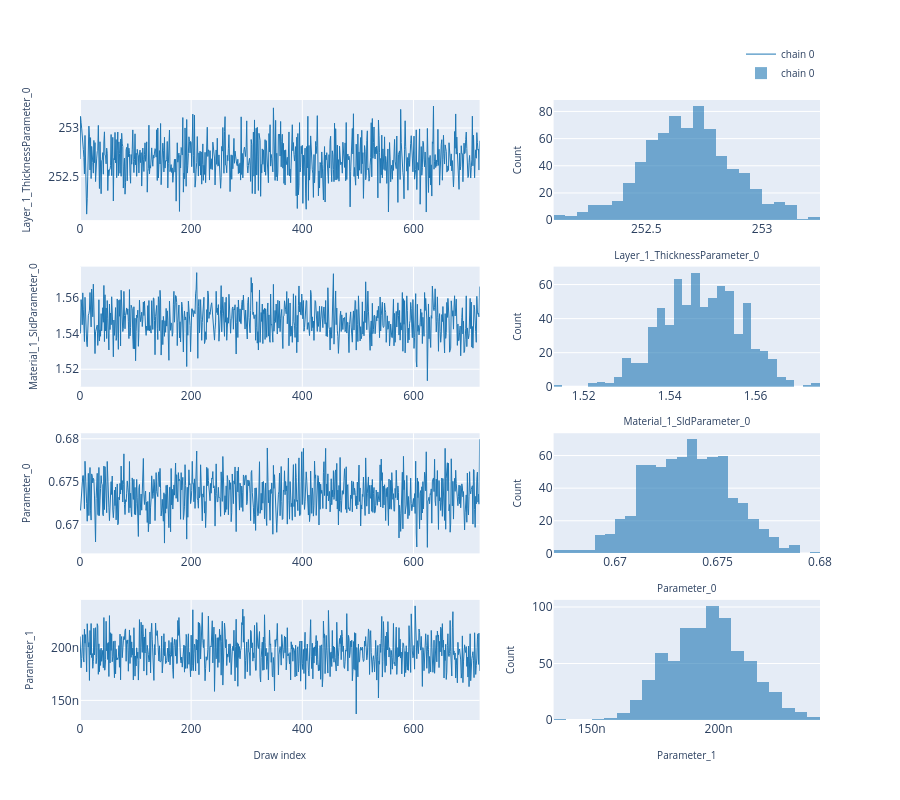

This figure's notebook cell:
### Code cell
# ---- Trace plot -------------------------------------------------------------
# Per-chain trace (left column) and marginal histogram (right column).
# Mirrors the "Traces" sub-tab in the EasyReflectometryApp.

fig = plot_trace(posterior.draws, posterior.param_names, return_figure=True)
fig.show()

### Figure 1 — Plotly figure (JSON) as saved in the notebook; plotly's stock layout.template omitted (floating-point values rounded to 4 significant figures; data arrays with more than 128 entries replaced by an {"elided": "..."} marker saying what was removed)
{"data": [{"legendgroup": "chain 0", "line": {"color": "#1f77b4", "width": 1}, "mode": "lines", "name": "chain 0", "showlegend": true, "type": "scatter", "xaxis": "x", "y": {"elided": "720 float values"}, "yaxis": "y"}, {"legendgroup": "chain 0", "marker": {"color": "#1f77b4"}, "name": "chain 0", "nbinsx": 40, "opacity": 0.6, "showlegend": true, "type": "histogram", "x": {"elided": "720 float values"}, "xaxis": "x2", "yaxis": "y2"}, {"legendgroup": "chain 0", "line": {"color": "#1f77b4", "width": 1}, "mode": "lines", "name": "chain 0", "showlegend": false, "type": "scatter", "xaxis": "x3", "y": {"elided": "720 float values"}, "yaxis": "y3"}, {"legendgroup": "chain 0", "marker": {"color": "#1f77b4"}, "name": "chain 0", "nbinsx": 40, "opacity": 0.6, "showlegend": false, "type": "histogram", "x": {"elided": "720 float values"}, "xaxis": "x4", "yaxis": "y4"}, {"legendgroup": "chain 0", "line": {"color": "#1f77b4", "width": 1}, "mode": "lines", "name": "chain 0", "showlegend": false, "type": "scatter", "xaxis": "x5", "y": {"elided": "720 float values"}, "yaxis": "y5"}, {"legendgroup": "chain 0", "marker": {"color": "#1f77b4"}, "name": "chain 0", "nbinsx": 40, "opacity": 0.6, "showlegend": false, "type": "histogram", "x": {"elided": "720 float values"}, "xaxis": "x6", "yaxis": "y6"}, {"legendgroup": "chain 0", "line": {"color": "#1f77b4", "width": 1}, "mode": "lines", "name": "chain 0", "showlegend": false, "type": "scatter", "xaxis": "x7", "y": {"elided": "720 float values"}, "yaxis": "y7"}, {"legendgroup": "chain 0", "marker": {"color": "#1f77b4"}, "name": "chain 0", "nbinsx": 40, "opacity": 0.6, "showlegend": false, "type": "histogram", "x": {"elided": "720 float values"}, "xaxis": "x8", "yaxis": "y8"}], "layout": {"barmode": "overlay", "height": 800, "legend": {"font": {"size": 10}, "orientation": "h", "x": 1, "xanchor": "right", "y": 1.02, "yanchor": "bottom"}, "xaxis": {"anchor": "y", "domain": [0.0, 0.54]}, "xaxis2": {"anchor": "y2", "domain": [0.64, 1.0], "title": {"font": {"size": 10}, "text": "Layer_1_ThicknessParameter_0"}}, "xaxis3": {"anchor": "y3", "domain": [0.0, 0.54]}, "xaxis4": {"anchor": "y4", "domain": [0.64, 1.0], "title": {"font": {"size": 10}, "text": "Material_1_SldParameter_0"}}, "xaxis5": {"anchor": "y5", "domain": [0.0, 0.54]}, "xaxis6": {"anchor": "y6", "domain": [0.64, 1.0], "title": {"font": {"size": 10}, "text": "Parameter_0"}}, "xaxis7": {"anchor": "y7", "domain": [0.0, 0.54], "title": {"font": {"size": 10}, "text": "Draw index"}}, "xaxis8": {"anchor": "y8", "domain": [0.64, 1.0], "title": {"font": {"size": 10}, "text": "Parameter_1"}}, "yaxis": {"anchor": "x", "domain": [0.8063, 1.0], "title": {"font": {"size": 10}, "text": "Layer_1_ThicknessParameter_0"}}, "yaxis2": {"anchor": "x2", "domain": [0.8063, 1.0], "title": {"font": {"size": 10}, "text": "Count"}}, "yaxis3": {"anchor": "x3", "domain": [0.5375, 0.7312], "title": {"font": {"size": 10}, "text": "Material_1_SldParameter_0"}}, "yaxis4": {"anchor": "x4", "domain": [0.5375, 0.7312], "title": {"font": {"size": 10}, "text": "Count"}}, "yaxis5": {"anchor": "x5", "domain": [0.2687, 0.4625], "title": {"font": {"size": 10}, "text": "Parameter_0"}}, "yaxis6": {"anchor": "x6", "domain": [0.2687, 0.4625], "title": {"font": {"size": 10}, "text": "Count"}}, "yaxis7": {"anchor": "x7", "domain": [0.0, 0.1938], "title": {"font": {"size": 10}, "text": "Parameter_1"}}, "yaxis8": {"anchor": "x8", "domain": [0.0, 0.1938], "title": {"font": {"size": 10}, "text": "Count"}}}}
